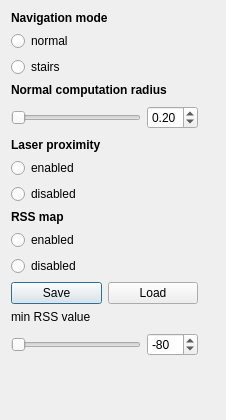
<?xml version="1.0" encoding="UTF-8"?>
<ui version="4.0">
 <class>NavigationDialog</class>
 <widget class="QDialog" name="NavigationDialog">
  <property name="geometry">
   <rect>
    <x>0</x>
    <y>0</y>
    <width>226</width>
    <height>420</height>
   </rect>
  </property>
  <property name="windowTitle">
   <string>Navigation Dialog</string>
  </property>
  <layout class="QGridLayout" name="gridLayout">
   <item row="0" column="0">
    <layout class="QVBoxLayout" name="verticalLayout">
     <item>
      <widget class="QLabel" name="label">
       <property name="font">
        <font>
         <weight>75</weight>
         <bold>true</bold>
        </font>
       </property>
       <property name="text">
        <string>Navigation mode</string>
       </property>
      </widget>
     </item>
     <item>
      <widget class="QRadioButton" name="normalRadioButton">
       <property name="text">
        <string>normal</string>
       </property>
      </widget>
     </item>
     <item>
      <widget class="QRadioButton" name="stairsRadioButton">
       <property name="text">
        <string>stairs</string>
       </property>
      </widget>
     </item>
    </layout>
   </item>
   <item row="1" column="0">
    <layout class="QVBoxLayout" name="verticalLayout_2">
     <item>
      <widget class="QLabel" name="normalRadiuslabel">
       <property name="font">
        <font>
         <weight>75</weight>
         <bold>true</bold>
        </font>
       </property>
       <property name="text">
        <string>Normal computation radius</string>
       </property>
      </widget>
     </item>
     <item>
      <layout class="QHBoxLayout" name="horizontalLayout">
       <item>
        <widget class="QSlider" name="radiusSlider">
         <property name="sizePolicy">
          <sizepolicy hsizetype="Fixed" vsizetype="Fixed">
           <horstretch>0</horstretch>
           <verstretch>0</verstretch>
          </sizepolicy>
         </property>
         <property name="minimumSize">
          <size>
           <width>130</width>
           <height>29</height>
          </size>
         </property>
         <property name="maximumSize">
          <size>
           <width>130</width>
           <height>29</height>
          </size>
         </property>
         <property name="minimum">
          <number>0</number>
         </property>
         <property name="maximum">
          <number>100</number>
         </property>
         <property name="orientation">
          <enum>Qt::Horizontal</enum>
         </property>
        </widget>
       </item>
       <item>
        <widget class="QDoubleSpinBox" name="radiusDoubleSpinBox">
         <property name="decimals">
          <number>2</number>
         </property>
         <property name="minimum">
          <double>0.100000000000000</double>
         </property>
         <property name="maximum">
          <double>1.000000000000000</double>
         </property>
         <property name="singleStep">
          <double>0.050000000000000</double>
         </property>
         <property name="value">
          <double>0.200000000000000</double>
         </property>
        </widget>
       </item>
      </layout>
     </item>
    </layout>
   </item>
   <item row="2" column="0">
    <layout class="QVBoxLayout" name="verticalLayout_3">
     <item>
      <widget class="QLabel" name="label_2">
       <property name="font">
        <font>
         <weight>75</weight>
         <bold>true</bold>
        </font>
       </property>
       <property name="text">
        <string>Laser proximity</string>
       </property>
      </widget>
     </item>
     <item>
      <widget class="QRadioButton" name="lpEnableRadioButton">
       <property name="text">
        <string>enabled</string>
       </property>
      </widget>
     </item>
     <item>
      <widget class="QRadioButton" name="lpDisableRadioButton">
       <property name="text">
        <string>disabled</string>
       </property>
      </widget>
     </item>
    </layout>
   </item>
   <item row="2" column="1">
    <spacer name="horizontalSpacer">
     <property name="orientation">
      <enum>Qt::Horizontal</enum>
     </property>
     <property name="sizeHint" stdset="0">
      <size>
       <width>0</width>
       <height>20</height>
      </size>
     </property>
    </spacer>
   </item>
   <item row="3" column="0">
    <layout class="QVBoxLayout" name="verticalLayout_5">
     <item>
      <widget class="QLabel" name="label_3">
       <property name="font">
        <font>
         <weight>75</weight>
         <bold>true</bold>
        </font>
       </property>
       <property name="text">
        <string>RSS map</string>
       </property>
      </widget>
     </item>
     <item>
      <widget class="QRadioButton" name="rssEnableRadioButton">
       <property name="text">
        <string>enabled</string>
       </property>
      </widget>
     </item>
     <item>
      <widget class="QRadioButton" name="rssDisableRadioButton">
       <property name="text">
        <string>disabled</string>
       </property>
      </widget>
     </item>
     <item>
      <layout class="QHBoxLayout" name="horizontalLayout_2">
       <item>
        <widget class="QPushButton" name="rssSavePushButton">
         <property name="text">
          <string>Save</string>
         </property>
        </widget>
       </item>
       <item>
        <widget class="QPushButton" name="rssLoadPushButton">
         <property name="text">
          <string>Load</string>
         </property>
        </widget>
       </item>
      </layout>
     </item>
     <item>
      <layout class="QVBoxLayout" name="verticalLayout_4">
       <item>
        <widget class="QLabel" name="normalRadiuslabel_2">
         <property name="font">
          <font>
           <weight>50</weight>
           <bold>false</bold>
          </font>
         </property>
         <property name="text">
          <string>min RSS value</string>
         </property>
        </widget>
       </item>
       <item>
        <layout class="QHBoxLayout" name="horizontalLayout_3">
         <item>
          <widget class="QSlider" name="minRssValueSlider">
           <property name="sizePolicy">
            <sizepolicy hsizetype="Fixed" vsizetype="Fixed">
             <horstretch>0</horstretch>
             <verstretch>0</verstretch>
            </sizepolicy>
           </property>
           <property name="minimumSize">
            <size>
             <width>130</width>
             <height>29</height>
            </size>
           </property>
           <property name="maximumSize">
            <size>
             <width>130</width>
             <height>29</height>
            </size>
           </property>
           <property name="minimum">
            <number>0</number>
           </property>
           <property name="maximum">
            <number>100</number>
           </property>
           <property name="orientation">
            <enum>Qt::Horizontal</enum>
           </property>
          </widget>
         </item>
         <item>
          <widget class="QDoubleSpinBox" name="minRssValueDoubleSpinBox">
           <property name="decimals">
            <number>0</number>
           </property>
           <property name="minimum">
            <double>-100.000000000000000</double>
           </property>
           <property name="maximum">
            <double>0.000000000000000</double>
           </property>
           <property name="singleStep">
            <double>1.000000000000000</double>
           </property>
           <property name="value">
            <double>-80.000000000000000</double>
           </property>
          </widget>
         </item>
        </layout>
       </item>
      </layout>
     </item>
    </layout>
   </item>
   <item row="4" column="0" colspan="2">
    <spacer name="verticalSpacer">
     <property name="orientation">
      <enum>Qt::Vertical</enum>
     </property>
     <property name="sizeHint" stdset="0">
      <size>
       <width>197</width>
       <height>1</height>
      </size>
     </property>
    </spacer>
   </item>
  </layout>
  <zorder>horizontalSpacer</zorder>
  <zorder>normalRadiuslabel_2</zorder>
 </widget>
 <resources/>
 <connections/>
</ui>
